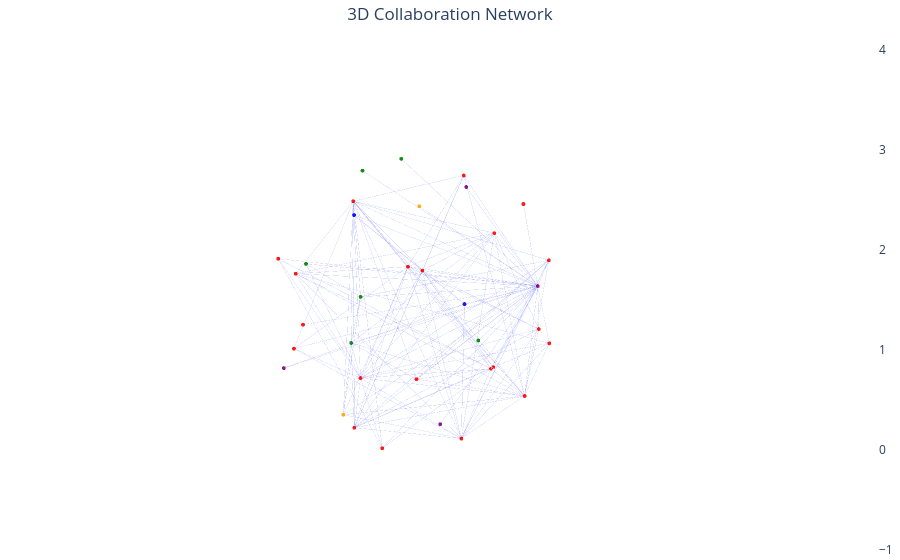

Here is the notebook cell this chart was saved with:
### Code cell
fig = go.Figure(
    data=[edge_trace, node_trace],
    layout=go.Layout(
        title="3D Collaboration Network",
        title_x=0.5,
        showlegend=False,
        margin=dict(l=0, r=0, t=40, b=0),
        scene=dict(
            xaxis=dict(showbackground=False, visible=False),
            yaxis=dict(showbackground=False, visible=False),
            zaxis=dict(showbackground=False, visible=False),
        )
    )
)

fig.show()

### Figure 1 — Plotly figure (JSON) as saved in the notebook; plotly's stock layout.template omitted (floating-point values rounded to 4 significant figures; data arrays with more than 128 entries replaced by an {"elided": "..."} marker saying what was removed)
{"data": [{"hoverinfo": "none", "line": {"width": 0.6}, "mode": "lines", "opacity": 0.4, "x": {"elided": "519 float values"}, "y": {"elided": "519 float values"}, "z": {"elided": "519 float values"}, "type": "scatter3d"}, {"hoverinfo": "text", "marker": {"color": ["purple", "red", "red", "red", "purple", "red", "red", "blue", "red", "purple", "red", "green", "blue", "green", "red", "red", "red", "red", "red", "green", "green", "red", "red", "red", "red", "red", "green", "orange", "red", "red", "red", "green", "red", "orange", "purple"], "colorscale": [[0.0, "#440154"], [0.1111, "#482878"], [0.2222, "#3e4989"], [0.3333, "#31688e"], [0.4444, "#26828e"], [0.5556, "#1f9e89"], [0.6667, "#35b779"], [0.7778, "#6ece58"], [0.8889, "#b5de2b"], [1.0, "#fde725"]], "line": {"width": 0.3}, "opacity": 0.9, "showscale": true, "size": [5, 5, 5, 5, 5, 5, 5, 5, 5, 5, 5, 5, 5, 5, 5, 5, 5, 5, 5, 5, 5, 5, 5, 5, 5, 5, 5, 5, 5, 5, 5, 5, 5, 5, 5]}, "mode": "markers", "text": ["FR", "DJ", "TD", "CF", "MC", "NE", "MG", "NC", "BF", "AD", "SN", "GP", "PF", "GF", "ML", "MR", "MA", "DZ", "TN", "MQ", "BZ", "BJ", "BI", "CI", "GA", "CG", "SR", "LB", "TG", "CM", "SC", "GY", "RE", "LA", "IM"], "x": [-0.1609, 0.3843, -0.3589, 0.633, 0.8296, -0.9815, 0.7969, -0.8299, -0.258, 0.01805, 0.196, 0.8673, -0.2822, 0.1882, -0.784, 0.9596, 0.3958, 0.5106, 0.3606, -0.2283, -0.1062, -0.7196, -0.5969, 0.8854, -0.8243, 0.6511, -0.1789, 0.5553, -0.7163, 0.1322, -0.6023, 0.3504, -0.2204, -0.737, -0.1286], "y": [0.8557, -0.8449, 0.8818, -0.6592, -0.4629, -0.0946, -0.2162, -0.228, 0.8156, 0.2924, -0.408, 0.3597, -0.9557, -1.0, 0.5392, -0.08588, -0.1275, 0.4463, 0.7753, -0.8656, -0.2334, -0.6192, 0.2928, 0.3562, 0.5136, 0.3395, -0.7064, -0.191, -0.2159, 0.7884, 0.3963, 0.839, -0.1937, -0.6804, 0.2969], "z": [0.4907, -0.4235, -0.04352, 0.3665, -0.356, 0.1465, 0.5246, -0.5283, -0.493, -0.9549, -0.8225, 0.3656, 0.2451, -0.0206, -0.348, 0.1175, 0.892, 0.7418, -0.4711, -0.472, 0.9787, -0.32, -0.7644, -0.293, 0.2301, -0.6777, 0.7293, -0.8156, 0.6772, -0.01529, 0.7067, 0.3613, -0.9646, 0.2594, 0.951], "type": "scatter3d"}], "layout": {"margin": {"b": 0, "l": 0, "r": 0, "t": 40}, "scene": {"xaxis": {"showbackground": false, "visible": false}, "yaxis": {"showbackground": false, "visible": false}, "zaxis": {"showbackground": false, "visible": false}}, "showlegend": false, "title": {"text": "3D Collaboration Network", "x": 0.5}}}
